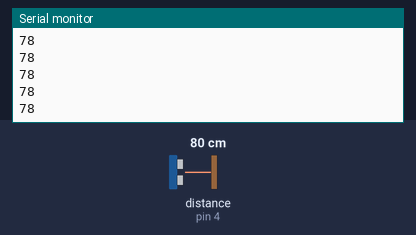
Bench run of a sketch on a simulated Arduino Uno, built with avr-gcc and run on an emulated ATmega328P. On the bench: the last lines printed to the serial monitor. Wiring (inferred from the names in the program): ultrasonic range finder: trigger pin 5; echo pin 4. The inputs (shaded band) are chosen by the test bench; at power-on: distance to the obstacle (sensor on pin 4) 80 cm. The echo pulse lasts 58.3 µs per cm.

Above: at 1.2 s.
1.3 s: distance to the obstacle (sensor on pin 4) set to 2 cm
At 1.34 s:
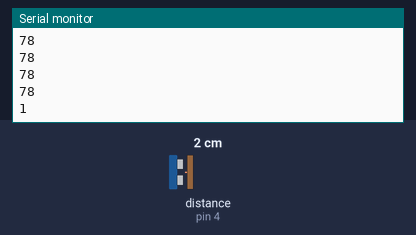
2.8 s: distance to the obstacle (sensor on pin 4) set to 4 cm
At 2.81 s:
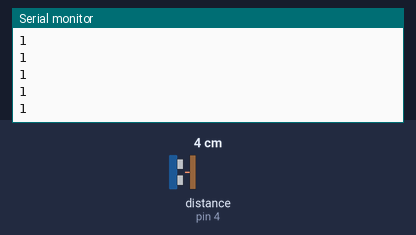
Timing chart, 0 to 5.8 s (numbered marks = the images above; inputs shaded):
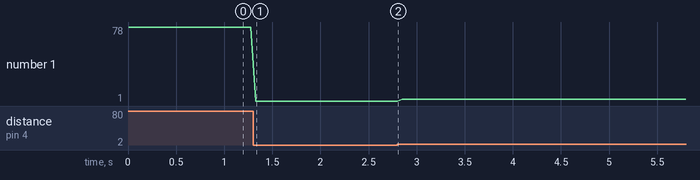

The sketch:

HC-SR04.ino
```cpp
int inputPin =4;//echo
int outputPin =5;//trig
int distance =0;
void setup() {
  pinMode(inputPin,INPUT);
  pinMode(outputPin,OUTPUT);
  Serial.begin(9600);

}

void loop() {
  digitalWrite(outputPin,LOW);
  delayMicroseconds(2);
  digitalWrite(outputPin,HIGH);
  delayMicroseconds(10);
  digitalWrite(outputPin,LOW);
  distance = pulseIn(inputPin,HIGH);
  distance = distance/58.82;//计算距离
  Serial.println(distance);
  delay(50);
}
```

Measured:
- after the input at 1.3 s, the serial monitor: prints a new line at once (image 1)
- plotted number 1: 78 → 1 after the input at 1.3 s, 1 → 3 after the input at 2.8 s
